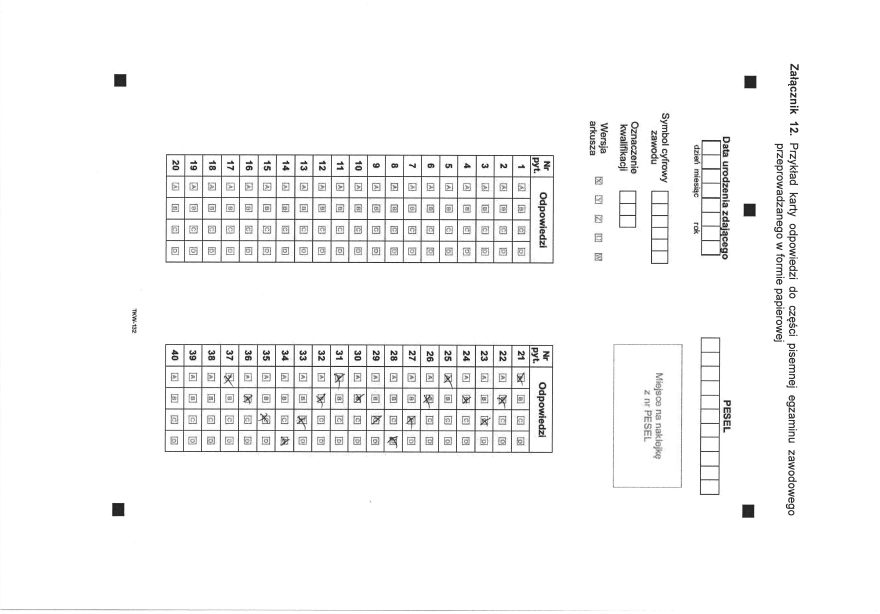
#> input picture backend/exams/image--000.jpg, 3520 x 2456 px (shown at 1/4 size)
$ python -i exam_preprocessing.py   (imports and definitions only)   (older library calls are emulated)
#> lines starting #> are read from the running program, lines starting #| are printed output that depends on the picture; after the words box and inside, x2 and y2 are one past the last pixel; in counts of white or black regions, pixels touching at a corner belong together
### inference_engine/src/exam_preprocessing/help.py
import numpy as np
import cv2
from typing import List, Tuple


def detect_contours(image: np.ndarray, threshold: int = 80) -> np.ndarray:
    new_image = image.copy()
    lower_black = np.array([0])
    upper_black = np.array([threshold])
    mask = cv2.inRange(new_image, lowerb=lower_black, upperb=upper_black)
    black_cnt = cv2.findContours(mask.copy(), cv2.RETR_EXTERNAL, cv2.CHAIN_APPROX_NONE)[
        -2
    ]
    return black_cnt


def group_by_size(
    contours: np.ndarray, similarity_prop: float = 1.1
) -> List[List[int]]:
    grouped = [[]]
    cont_idx, group_idx = 0, 0

    contours = drop_insignificant(contours)
    contours = sorted(contours, key=cv2.contourArea, reverse=True)

    while cont_idx < len(contours):
        if (
            len(grouped[group_idx]) == 0
            or cv2.contourArea(grouped[group_idx][0])
            / cv2.contourArea(contours[cont_idx])
            < similarity_prop
        ):
            grouped[group_idx].append(contours[cont_idx])
        else:
            grouped.append([contours[cont_idx]])
            group_idx += 1
        cont_idx += 1

    return grouped


def drop_insignificant(contours: np.ndarray, dropout: float = 400):
    return [contour for contour in contours if cv2.contourArea(contour) >= dropout]


# [14 lines left out: function mark_contours, not called in this run]


def calculate_rectangle(contours: List[int], inside: bool = True) -> List[List[int]]:
    contours = [cv2.boundingRect(contour) for contour in contours]
    right_x = [x[0] + x[2] for x in contours]
    bottom_y = [x[1] + x[3] for x in contours]
    if inside:
        first_fun, second_fun = max, min
    else:
        first_fun, second_fun = min, max
    x1 = first_fun(contours, key=lambda x: x[0])[0]
    y1 = first_fun(contours, key=lambda x: x[1])[1]

    x2 = second_fun(right_x)
    y2 = second_fun(bottom_y)
    w, h = abs(x1 - x2), abs(y1 - y2)
    return [[min(x1, x2), min(y1, y2), w, h]]


def detect_lines(threshold, kernel_size: Tuple[int, int]):
    kernel = cv2.getStructuringElement(cv2.MORPH_RECT, kernel_size)
    detect = cv2.morphologyEx(threshold, cv2.MORPH_OPEN, kernel, iterations=2)
    contours = cv2.findContours(detect, cv2.RETR_EXTERNAL, cv2.CHAIN_APPROX_SIMPLE)
    contours: np.ndarray = contours[0] if len(contours) == 2 else contours[1]
    lines = []
    for contour in contours:
        contour = contour.reshape((contour.shape[0], 2))
        if kernel_size[0] > kernel_size[1]:  # Detect horizontal lines
            y_mean = int(contour.mean(axis=0)[1])
            lines.append(
                np.array(
                    [[contour.min(axis=0)[0], y_mean], [contour.max(axis=0)[0], y_mean]]
                )
            )
        else:  # Detect vertical lines
            x_mean = int(contour.mean(axis=0)[0])
            lines.append(
                np.array(
                    [[x_mean, contour.min(axis=0)[1]], [x_mean, contour.max(axis=0)[1]]]
                )
            )
    return lines


def detect_boxes_middles(horizontal_lines: List[np.ndarray], vertical_lines: List[np.ndarray], shift: int = 20):
    def intersect(a, b):
        # https://stackoverflow.com/questions/3838329/how-can-i-check-if-two-segments-intersect
        def ccw(_a, _b, _c):
            return (_c[1] - _a[1]) * (_b[0] - _a[0]) > (_b[1] - _a[1]) * (_c[0] - _a[0])
        return ccw(a[0], b[0], b[1]) != ccw(a[1], b[0], b[1]) and ccw(a[0], a[1], b[0]) != ccw(a[0], a[1], b[1])

    def find_neighbour_horizontal_line(
        _h_line: np.ndarray, _lines: List[np.ndarray], threshold: int = 5):
        for _line in _lines:
            if abs((_line - _h_line)[:, 0].mean()) < threshold:
                return _line

    def shift_line(_line: np.ndarray, _shift: int, axis: int):
        _line_copy = _line.copy()
        _line_copy[0][axis] += shift
        return _line_copy

    result = []
    sorted_horizontal_lines = sorted(horizontal_lines, key=lambda x: x[0, 1])
    sorted_vertical_line = sorted(vertical_lines, key=lambda x: x[0, 0])

    for i, h_line_1 in enumerate(sorted_horizontal_lines[:-1]):
        h_line_2 = find_neighbour_horizontal_line(
            h_line_1, sorted_horizontal_lines[i + 1 :]
        )
        if h_line_2 is None:
            continue
        for v_line_1, v_line_2 in zip(sorted_vertical_line[:-1], sorted_vertical_line[1:]):
            v_line_1_shifted = shift_line(v_line_1, shift, 1)
            v_line_2_shifted = shift_line(v_line_2, shift, 1)
            h_line_2_shifted = shift_line(h_line_2, shift, 0)
            if intersect(v_line_1_shifted, h_line_2_shifted) and intersect(v_line_2_shifted, h_line_2_shifted):

                result.extend(
                    np.array(
                        [
                            np.mean([v_line_1[0, 0], v_line_2[0, 0]], dtype=np.int),
                            np.mean([h_line_1[0, 1], h_line_2[0, 1]], dtype=np.int),
                        ]
                    ).reshape((1, 2))
                )
    return result

### inference_engine/src/exam_preprocessing/exam_preprocessing.py
import matplotlib.pyplot as plt
import numpy as np
import cv2
import typing as tp

from .help import *


class ExamPreprocessing:
    def __init__(self, threshold: int = 195, expected_shape: tuple = (290, 60)):
        self.threshold = threshold
        self.expected_shape = expected_shape

    def process(self, image: np.ndarray) -> tp.Tuple[np.ndarray, np.ndarray]:
        operated_image = self.prepare_image(image)
        answer_card, index_piece = self.separate_answer_from_top(operated_image)
        box_positions = self._detect_box_positions(answer_card)
        cropped_rows = self.shift_box_positions(answer_card, box_positions)
        return cropped_rows, index_piece

    def shift_box_positions(self, answer_card: np.ndarray, box_positions: np.ndarray):
        def shift_each_box(box):
            x1 = box[0][0] - x_shift
            x2 = box[-1][0] + x_shift
            y1 = box[0][1] - y_shift
            y2 = box[0][1] + y_shift
            return y1, y2, x1, x2

        def crop_image(box):
            y1, y2, x1, x2 = box
            _img = cv2.resize(answer_card[y1:y2, x1:x2], self.expected_shape)
            return cv2.merge([_img] * 3)  # For some reason

        x_shift = (box_positions[0][-1][0] - box_positions[0][0][0]) // ((box_positions.shape[1] - 1) * 2)
        y_shift = (box_positions[1][0][1] - box_positions[0][0][1]) // 2
        shifted_positions = [shift_each_box(box) for box in box_positions]
        image_crops_np = np.empty((box_positions.shape[0], *self.expected_shape[::-1], 3))
        image_crops = [crop_image(positions) for positions in shifted_positions]
        for idx in range(len(image_crops_np)):
            image_crops_np[idx] = image_crops[idx]
        return image_crops_np

    def prepare_image(self, image: np.ndarray) -> np.ndarray:
        image = image.copy()
        image = self.to_grayscale(image)
        image = self.to_binary(image)
        image = self.to_portrait(image)
        return image

    @staticmethod
    def to_grayscale(image: np.ndarray) -> np.ndarray:
        if image.shape[-1] == 3:
            return cv2.cvtColor(image, cv2.COLOR_BGR2GRAY)
        return image

    def to_binary(self, image: np.ndarray) -> np.ndarray:
        image[image <= self.threshold] = 0
        image[image > self.threshold] = 255
        return image

    @staticmethod
    def to_portrait(image: np.ndarray) -> np.ndarray:
        if image.shape[0] < image.shape[1]:
            return cv2.rotate(image, cv2.ROTATE_90_COUNTERCLOCKWISE)
        return image

    def _detect_box_positions(self, answer_card):
        thresh = cv2.threshold(answer_card, 0, 255, cv2.THRESH_BINARY_INV + cv2.THRESH_OTSU)[1]
        horizontal_contours = detect_lines(thresh, (40, 1))
        vertical_contours = detect_lines(thresh, (1, 30))
        box_positions = self._group_box_positions(horizontal_contours, vertical_contours)
        return box_positions

    def _group_box_positions(self, horizontal_contours: np.ndarray, vertical_contours: np.ndarray):
        grouped_box_positions = []
        grouped_vertical_contours = self._group_by(vertical_contours, lambda x: x[0][0], 2)
        for column_vertical in grouped_vertical_contours:
            box_positions = detect_boxes_middles(horizontal_contours, column_vertical)
            grouped_boxes_in_row = self._group_by(box_positions, lambda x: x[1], int(len(box_positions) / 4))
            grouped_box_positions.extend(grouped_boxes_in_row)
        return np.array(grouped_box_positions)

    @staticmethod
    def _group_by(data: np.ndarray, sort_func: tp.Callable, number_of_groups: int):
        return np.array_split(sorted(data, key=sort_func), number_of_groups)

    @staticmethod
    def separate_answer_from_top(image: np.ndarray) -> tp.Tuple[np.ndarray, np.ndarray]:
        contours = detect_contours(image)
        grouped_rectangle_contours = group_by_size(contours)[0]
        rectangle_answers_connected = calculate_rectangle(grouped_rectangle_contours, inside=False)
        x1, y1, w1, h1 = rectangle_answers_connected[0]
        answers_image = image[y1:y1 + h1, x1:x1 + w1]
        index_image = image[:y1]  # TODO Update it to be done same way as in ipynb
        return answers_image, index_image

>>> import cv2
>>> picture = cv2.imread('../../../backend/exams/image--000.jpg')
#> picture is the input picture: shape (2456, 3520, 3); min 10, max 255, mean 247
>>> result = ExamPreprocessing().process(picture)
#> in to_binary, `image[image > self.threshold] = 255`:
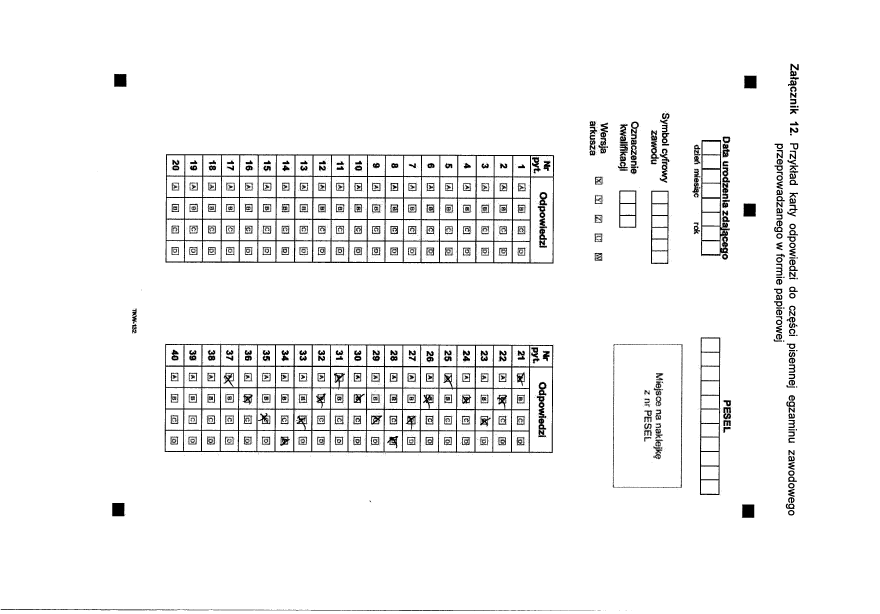
#> image: shape (2456, 3520) (shown at 1/4 size); 95.7% white; 3575 black regions (2997 under 20 px), largest, box (x1, y1, x2, y2) and area: (659, 1375, 2213, 1812) 74781, (662, 617, 2216, 1054) 69369, (2804, 560, 2919, 1025) 8394
#> in to_portrait, `return cv2.rotate(image, cv2.ROTATE_90_COUNTERCLOCKWISE)`:
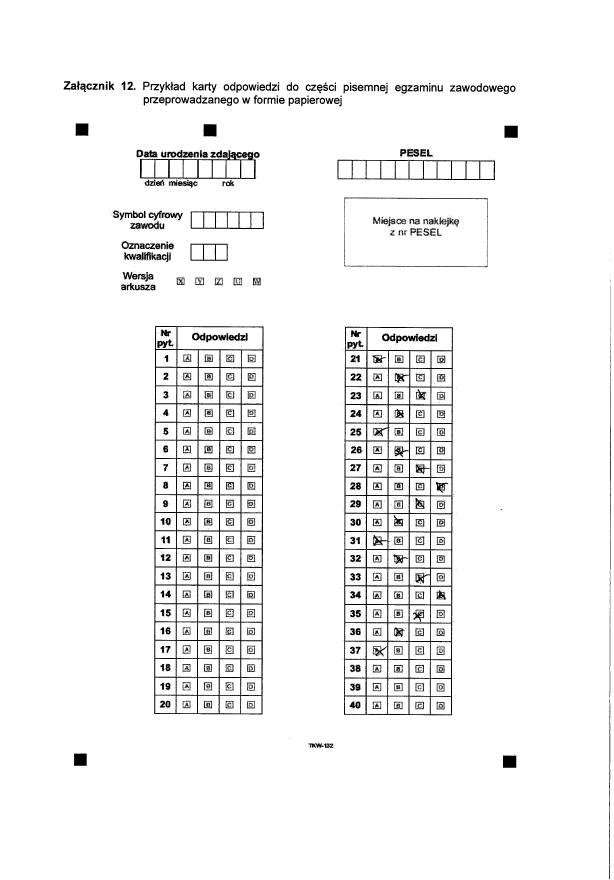
#> returned value: shape (3520, 2456) (shown at 1/4 size); 95.7% white; 3575 black regions (2997 under 20 px), largest, box (x1, y1, x2, y2) and area: (1375, 1307, 1812, 2861) 74781, (617, 1304, 1054, 2858) 69369, (560, 601, 1025, 716) 8394
#> in detect_contours, `mask = cv2.inRange(new_image, lowerb=lower_black, upperb=upper_black)`:
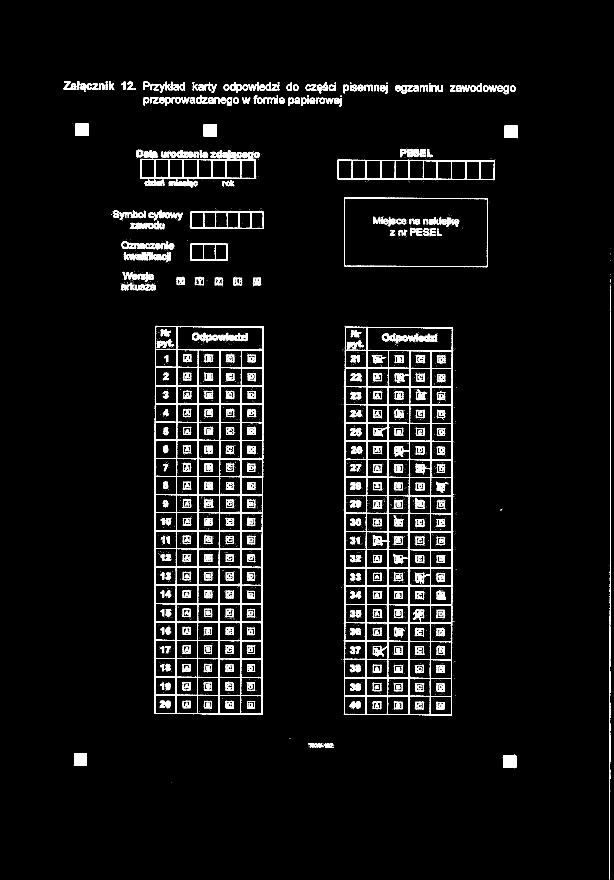
#> mask: shape (3520, 2456) (shown at 1/4 size); 4.3% white; 3575 white regions (2997 under 20 px)
#> in detect_contours, `black_cnt = cv2.findContours(mask.copy(), cv2.RETR_EXTERNAL, cv2.CHAIN..`: black_cnt = 865 contours, 658 with area under 20; largest, box (x1, y1, x2, y2) and area: (617, 1304, 1054, 2858) 670620, (1375, 1307, 1812, 2861) 667716, (1349, 639, 1980, 721) 48334, (560, 601, 1025, 716) 38080, (763, 846, 1056, 916) 19831
#> in separate_answer_from_top, `contours = detect_contours(image)`: contours has the same summary as black_cnt in detect_contours
#> in group_by_size, `contours = drop_insignificant(contours)`: contours = 74 contours; largest, box (x1, y1, x2, y2) and area: (617, 1304, 1054, 2858) 670620, (1375, 1307, 1812, 2861) 667716, (1349, 639, 1980, 721) 48334, (560, 601, 1025, 716) 38080, (763, 846, 1056, 916) 19831
#> the loop in group_by_size, `while cont_idx < len(contours):` made 74 passes
#> after the loop in group_by_size, `while cont_idx < len(contours):`: cont_idx = 74; group_idx = 17; grouped = 18 items
#> in separate_answer_from_top, `grouped_rectangle_contours = group_by_size(contours)[0]`: grouped_rectangle_contours = 2 contours; box (x1, y1, x2, y2) and area: (617, 1304, 1054, 2858) 670620, (1375, 1307, 1812, 2861) 667716
#> in calculate_rectangle, `contours = [cv2.boundingRect(contour) for contour in contours]`: contours = [(617, 1304, 437, 1554), (1375, 1307, 437, 1554)]
#> in calculate_rectangle, `right_x = [x[0] + x[2] for x in contours]`: right_x = [1054, 1812]
#> in calculate_rectangle, `bottom_y = [x[1] + x[3] for x in contours]`: bottom_y = [2858, 2861]
#> in calculate_rectangle, `x1 = first_fun(contours, key=lambda x: x[0])[0]`: x1 = 617
#> in calculate_rectangle, `y1 = first_fun(contours, key=lambda x: x[1])[1]`: y1 = 1304
#> in calculate_rectangle, `x2 = second_fun(right_x)`: x2 = 1812
#> in calculate_rectangle, `y2 = second_fun(bottom_y)`: y2 = 2861
#> in calculate_rectangle, `w, h = abs(x1 - x2), abs(y1 - y2)`: w = 1195; h = 1557
#> in separate_answer_from_top, `rectangle_answers_connected = calculate_rectangle(grouped_rectangle_co..`: rectangle_answers_connected = [[617, 1304, 1195, 1557]]
#> in separate_answer_from_top, `x1, y1, w1, h1 = rectangle_answers_connected[0]`: x1 = 617; y1 = 1304; w1 = 1195; h1 = 1557
#> in separate_answer_from_top, `answers_image = image[y1:y1 + h1, x1:x1 + w1]`:
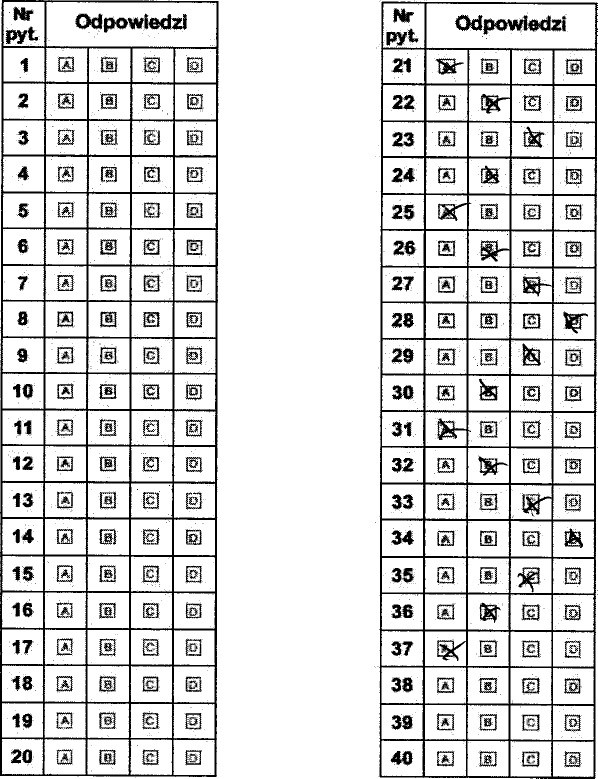
#> answers_image: shape (1557, 1195) (shown at 1/2 size); 86% white; 2684 black regions (2327 under 20 px), largest, box (x1, y1, x2, y2) and area: (758, 3, 1195, 1557) 74781, (0, 0, 437, 1554) 69369, (966, 31, 1102, 70) 2236
#> in separate_answer_from_top, `index_image = image[:y1]`:
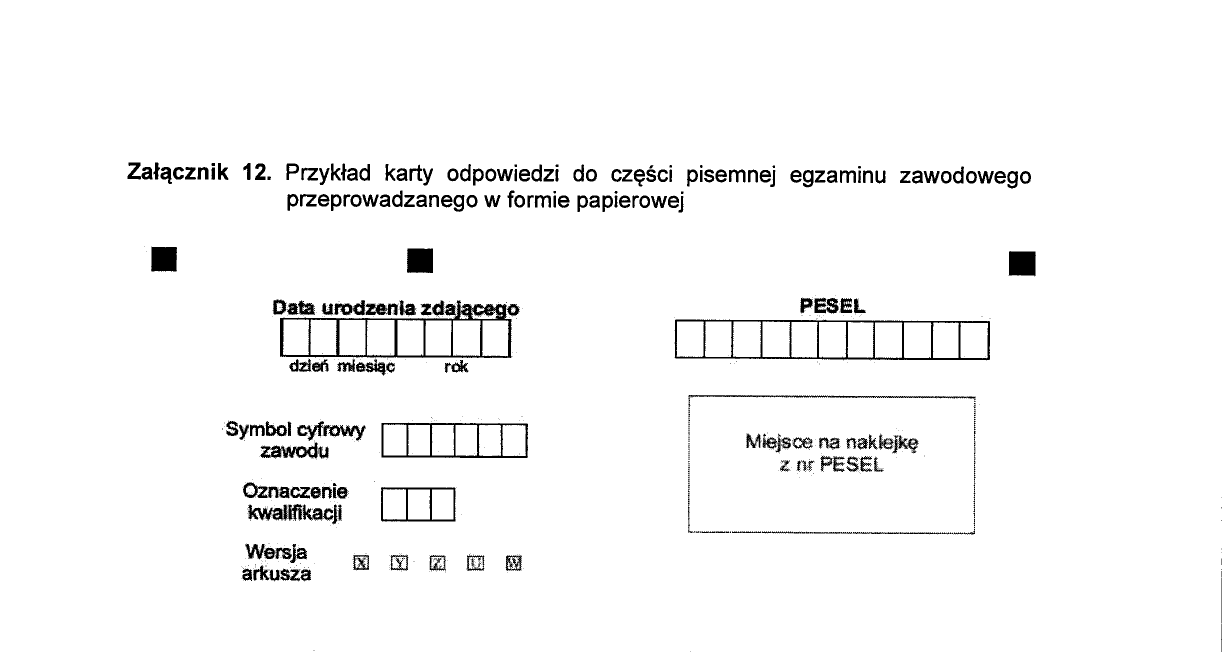
#> index_image: shape (1304, 2456) (shown at 1/2 size); 96.9% white; 831 black regions (615 under 20 px), largest, box (x1, y1, x2, y2) and area: (560, 601, 1025, 716) 8394, (1349, 639, 1980, 721) 7865, (763, 846, 1056, 916) 3913
#> in detect_lines, `detect = cv2.morphologyEx(threshold, cv2.MORPH_OPEN, kernel, iteration..`:
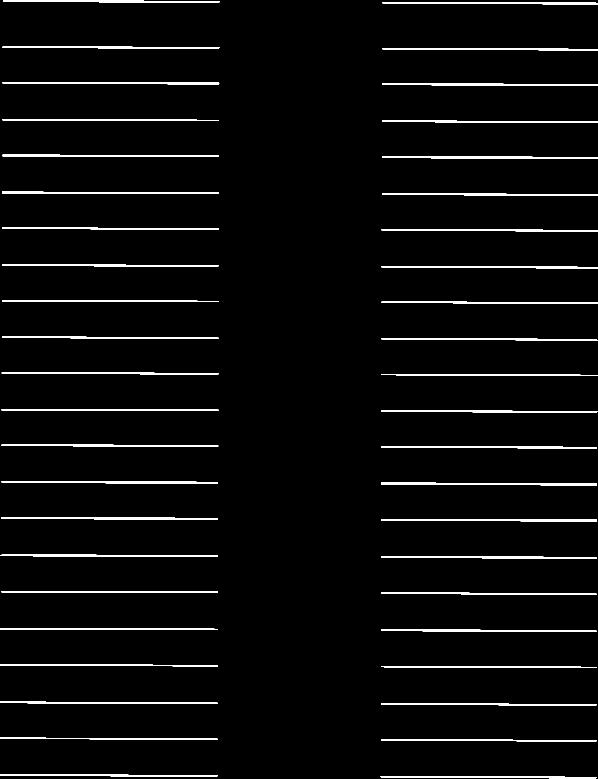
#> detect: shape (1557, 1195) (shown at 1/2 size); 3.4% white; 44 white regions
#> in detect_lines, `contours = cv2.findContours(detect, cv2.RETR_EXTERNAL, cv2.CHAIN_APPRO..`: contours = 44 contours; largest, box (x1, y1, x2, y2) and area: (764, 312, 1195, 318) 1327, (762, 965, 1194, 971) 1251, (3, 962, 436, 967) 1218, (762, 1038, 1194, 1043) 1178, (5, 164, 439, 169) 1162
#> the loop in detect_lines, `for contour in contours:` made 44 passes
#> y_mean on passes 1 to 8: 1554, 1550, 1480, 1477, 1408, 1405, 1333, 1330
#> after the loop in detect_lines, `for contour in contours:`: lines = 44 items, first 6: [[761, 1554], [1192, 1554]], [[0, 1550], [435, 1550]], [[762, 1480], [1192, 1480]], [[0, 1477], [435, 1477]], [[762, 1408], [1192, 1408]], [[0, 1405], [435, 1405]]
#> in _detect_box_positions, `horizontal_contours = detect_lines(thresh, (40, 1))`: horizontal_contours has the same summary as lines in detect_lines
#> call 2 of detect_lines, with kernel_size = (1, 30)
#> in detect_lines (call 2), `detect = cv2.morphologyEx(threshold, cv2.MORPH_OPEN, kernel, iteration..`:
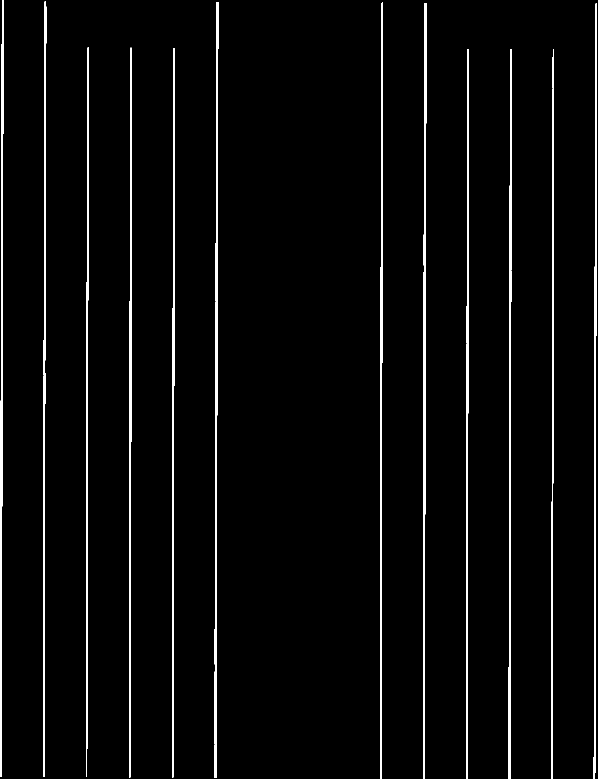
#> detect: shape (1557, 1195) (shown at 1/2 size); 3.4% white; 12 white regions
#> in detect_lines (call 2), `contours = cv2.findContours(detect, cv2.RETR_EXTERNAL, cv2.CHAIN_APPRO..`: contours = 12 contours; largest, box (x1, y1, x2, y2) and area: (846, 6, 853, 1557) 4900, (429, 4, 437, 1556) 4546, (0, 0, 7, 1554) 3886, (258, 95, 264, 1555) 3840, (1017, 98, 1024, 1557) 3753
#> the loop in detect_lines (call 2), `for contour in contours:` made 12 passes
#> x_mean on passes 1 to 8: 1105, 1020, 934, 346, 260, 174, 1189, 848
#> after the loop in detect_lines (call 2), `for contour in contours:`: lines = 12 items, first 6: [[1105, 99], [1105, 1556]], [[1020, 98], [1020, 1556]], [[934, 98], [934, 1556]], [[346, 96], [346, 1554]], [[260, 95], [260, 1554]], [[174, 95], [174, 1553]]
#> in _detect_box_positions, `vertical_contours = detect_lines(thresh, (1, 30))`: vertical_contours has the same summary as lines in detect_lines
#> in _group_box_positions, `grouped_vertical_contours = self._group_by(vertical_contours, lambda x..`: grouped_vertical_contours = 2 items
#> the loop in _group_box_positions, `for column_vertical in grouped_vertical_contours:` made 2 passes
#> after the loop in _group_box_positions, `for column_vertical in grouped_vertical_contours:`: grouped_box_positions = 40 items
#> in shift_box_positions, `x_shift = (box_positions[0][-1][0] - box_positions[0][0][0]) // ((box_..`: x_shift = 42
#> in shift_box_positions, `y_shift = (box_positions[1][0][1] - box_positions[0][0][1]) // 2`: y_shift = 36
#> in shift_each_box, `x1 = box[0][0] - x_shift`: x1 = 89
#> in shift_each_box, `x2 = box[-1][0] + x_shift`: x2 = 430
#> in shift_each_box, `y1 = box[0][1] - y_shift`: y1 = 94
#> in shift_each_box, `y2 = box[0][1] + y_shift`: y2 = 166
#> in shift_box_positions, `shifted_positions = [shift_each_box(box) for box in box_positions]`: shifted_positions = 40 items, first 6: (94, 166, 89, 430), (166, 238, 89, 430), (239, 311, 89, 430), (312, 384, 89, 430), (385, 457, 89, 430), (457, 529, 89, 430)
#> in shift_box_positions, `image_crops = [crop_image(positions) for positions in shifted_positions]`: image_crops = 40 items
#> the loop in shift_box_positions, `for idx in range(len(image_crops_np)):` made 40 passes
